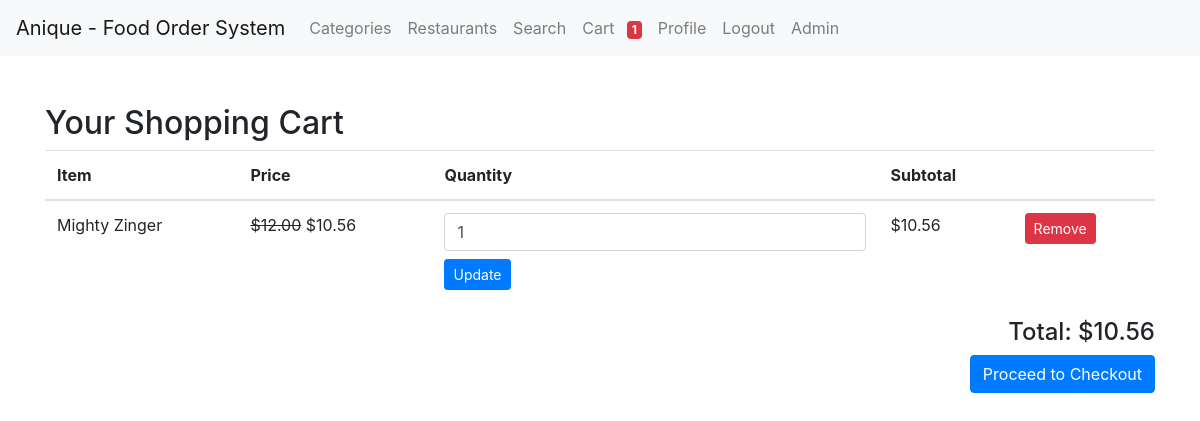
The app's page /view_cart (signed in) with its own data.
### cart/models.py (models this page shows, shortened)
class CartItem(models.Model):
    cart = models.ForeignKey(Cart, on_delete=models.CASCADE)
    dish = models.ForeignKey(Dish, on_delete=models.CASCADE)
    quantity = models.PositiveIntegerField(default=1)
    subtotal = models.DecimalField(max_digits=10, decimal_places=2, default=0.00)

class Cart(models.Model):
    user = models.OneToOneField(User, on_delete=models.CASCADE)
    items = models.ManyToManyField(Dish, through='CartItem')
    total_price = models.DecimalField(max_digits=10, decimal_places=2, default=0.00)

### food/models.py (models this page shows, shortened)
class Dish(models.Model):
    restaurant = models.ForeignKey(Restaurant, on_delete=models.CASCADE)
    name = models.CharField(max_length=100)
    description = models.TextField()
    price = models.DecimalField(max_digits=10, decimal_places=2)
    category = models.ForeignKey(DishCategory, on_delete=models.SET_NULL, null=True, blank=True)
    image = models.ImageField(upload_to='dish_images/', null=True, blank=True)
    on_sale = models.BooleanField(default=False)
    sale_price = models.DecimalField(max_digits=6,decimal_places=2,null=True,blank=True)
    available = models.BooleanField(default=True)
    def __str__(self):
        return self.name
    class Meta:
        verbose_name_plural = "Dishes"

### cart/views.py (the view)
# urls.py: path("view_cart",view_cart,name="view_cart"),
@login_required
def view_cart(request):
    cart = Cart.objects.filter(user=request.user).first()
    cart_items = CartItem.objects.filter(cart=cart)
    context = {
        "cart":cart,
        "cart_items":cart_items
    }
    return render(request,"cart/view_cart.html",context)

### cart/views.py (called while the page is built)
def cart_items_count(request):
    cart_items_count = 0
    if request.user.is_authenticated:
        cart = Cart.objects.filter(user=request.user).first()
        cart_items_count = CartItem.objects.filter(cart=cart).count()
    return {'cart_items_count':cart_items_count}

### food_order/templates/cart/view_cart.html (shortened to what this page needs)
{% extends 'base.html' %} {% block content %}
<div class="container mt-5">
  <h2>Your Shopping Cart</h2>
  <table class="table table-hover">
    <thead>
      <tr>
        <th scope="col">Item</th>
        <th scope="col">Price</th>
        <th scope="col">Quantity</th>
        <th scope="col">Subtotal</th>
        <th scope="col"></th>
      </tr>
    </thead>
    <tbody>
      {% for cart_item in cart_items %}
      <tr>
        <td>{{ cart_item.dish }}</td>
        {% if cart_item.dish.on_sale %}
        <td>
          <span style="text-decoration: line-through"
            >${{cart_item.dish.price}}</span
          >
          ${{cart_item.dish.sale_price}}
        </td>
        {% else %}
        <td>${{ cart_item.dish.price }}</td>
        {% endif %}
        <td>
          <form method="post" action="{% url 'update_cart' cart_item.id %}">
            <input
              type="number"
              name="{{ cart_item.id }}"
              value="{{ cart_item.quantity }}"
              min="1"
              class="form-control"
            />
            <button type="submit" class="btn btn-sm btn-primary mt-2">
              Update
            </button>
          </form>
        </td>
        <td>${{ cart_item.subtotal|floatformat:2 }}</td>
        <td>
          <a
            href="{% url 'remove_from_cart' cart_item.id %}"
            class="btn btn-sm btn-danger"
          >
            Remove
          </a>
        </td>
      </tr>
      {% endfor %}
    </tbody>
  </table>
  <div class="text-right">
    <h4>Total: ${{ cart.total_price|floatformat:2 }}</h4>
    {% if cart_items.count > 0 %}
    <a href="#" class="btn btn-primary">Proceed to Checkout</a>
    {% endif %}
  </div>
</div>
{% endblock %}

### records on screen
CartItem: dish "Mighty Zinger", dish.price "12.00", dish.sale_price "10.56", quantity "1", subtotal "10.56"
Cart: total_price "10.56"

### other values on screen
{{ cart_items_count }} "1"
